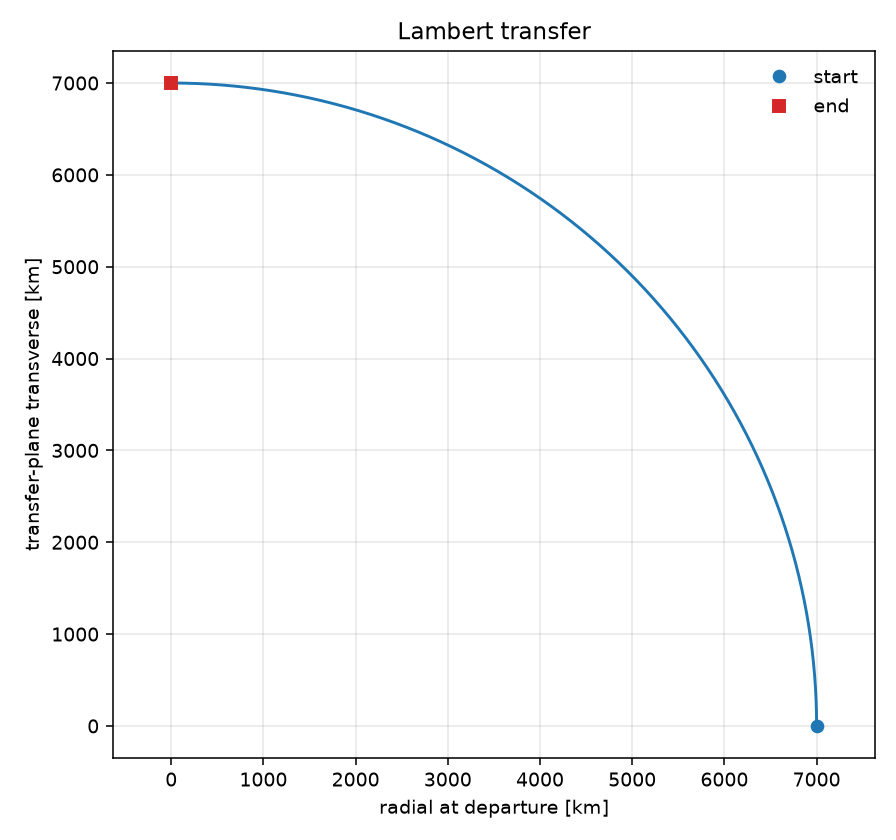

This chart was generated by the following Python code:
#!/usr/bin/env python3
"""Single-revolution Lambert transfer between two position vectors.

lambert_geometric_parameter, stumpff_c_elliptic, stumpff_s_elliptic,
stumpff_c_hyperbolic, stumpff_s_hyperbolic, lambert_y_parameter,
lambert_time_of_flight, lagrange_f, lagrange_g, and lagrange_gdot
build the universal-variable residual. The root is found numerically.
semimajor_axis_from_state, eccentricity_from_energy, and
parameter_from_angular_momentum describe the conic.
"""

from __future__ import annotations

import argparse
import json
import math
import sys
import tempfile
from pathlib import Path

CHECK_TOL = 1e-6
G0 = 9.80665
R0_EARTH = 6.3742e6
SKILL_DIR = Path(__file__).resolve().parent
PLOT_TITLE = "Lambert transfer"
Z_MIN = -40.0
Z_MAX = (2.0 * math.pi) ** 2 * (1.0 - 1e-8)
N_PROP = 160

Vec = tuple[float, float, float]

ASSUMPTIONS = (
    "two-body inverse-square gravity; one revolution; "
    "lambert_geometric_parameter A = sin(dth)*sqrt(r1*r2/(1-cos(dth))); "
    "stumpff_c_elliptic, stumpff_s_elliptic, stumpff_c_hyperbolic, stumpff_s_hyperbolic; "
    "lambert_y_parameter and lambert_time_of_flight; "
    "lagrange_f, lagrange_g, lagrange_gdot, and lambert_velocity_from_lagrange; "
    "semimajor_axis_from_state, eccentricity_from_energy, parameter_from_angular_momentum; "
    "short way is the transfer angle at most pi; long way is the supplement through 2*pi; "
    "a 180 degree chord uses the fixed parameter p = 2*r1*r2/(r1+r2) and an elliptic root; "
    "the 180 degree plane normal is r1 cross z, or r1 cross y if those are parallel; "
    "long way flips that normal; "
    "parking delta-v uses a circular velocity in the transfer plane; "
    "multi-revolution branches are not solved; "
    "default mu = g0*R0^2 with g0 = 9.80665 m/s^2 and Earth R0 = 6.3742e6 m"
)


def print_kv(key: str, value: object) -> None:
    if isinstance(value, float):
        text = f"{value:.8g}"
    else:
        text = str(value)
    print(f"{key}: {text}")


def close(actual: float, expected: float, tol: float = CHECK_TOL) -> bool:
    scale = max(abs(expected), 1.0)
    return abs(actual - expected) <= tol * scale


def add(a: Vec, b: Vec) -> Vec:
    return (a[0] + b[0], a[1] + b[1], a[2] + b[2])


def sub(a: Vec, b: Vec) -> Vec:
    return (a[0] - b[0], a[1] - b[1], a[2] - b[2])


def scale(a: Vec, factor: float) -> Vec:
    return (a[0] * factor, a[1] * factor, a[2] * factor)


def dot(a: Vec, b: Vec) -> float:
    return a[0] * b[0] + a[1] * b[1] + a[2] * b[2]


def cross(a: Vec, b: Vec) -> Vec:
    return (
        a[1] * b[2] - a[2] * b[1],
        a[2] * b[0] - a[0] * b[2],
        a[0] * b[1] - a[1] * b[0],
    )


def norm(a: Vec) -> float:
    return math.sqrt(dot(a, a))


def unit(a: Vec) -> Vec:
    length = norm(a)
    if length == 0.0:
        raise ValueError("a zero vector has no direction")
    return scale(a, 1.0 / length)


def stumpff(z: float) -> tuple[float, float]:
    if abs(z) < 1.0e-4:
        c_val = 0.5 - z / 24.0 + z * z / 720.0
        s_val = 1.0 / 6.0 - z / 120.0 + z * z / 5040.0
        return c_val, s_val
    if z > 0.0:
        root = math.sqrt(z)
        return (1.0 - math.cos(root)) / z, (root - math.sin(root)) / (root**3)
    root = math.sqrt(-z)
    cosh = math.cosh(root)
    sinh = math.sinh(root)
    return (cosh - 1.0) / (-z), (sinh - root) / (root**3)


def y_parameter(z: float, r1: float, r2: float, geometric: float) -> tuple[float, float, float] | None:
    c_val, s_val = stumpff(z)
    if c_val <= 0.0:
        return None
    y_val = r1 + r2 + geometric * (z * s_val - 1.0) / math.sqrt(c_val)
    if y_val <= 0.0:
        return None
    return y_val, c_val, s_val


def time_of_flight(z: float, r1: float, r2: float, geometric: float, mu: float) -> float | None:
    packed = y_parameter(z, r1, r2, geometric)
    if packed is None:
        return None
    y_val, c_val, s_val = packed
    return ((y_val / c_val) ** 1.5 * s_val + geometric * math.sqrt(y_val)) / math.sqrt(mu)


def bisect(func, lo: float, hi: float, y_lo: float) -> float:
    for _ in range(80):
        mid = 0.5 * (lo + hi)
        value = func(mid)
        if value is None:
            hi = mid
            continue
        if y_lo * value <= 0.0:
            hi = mid
        else:
            lo = mid
            y_lo = value
    return 0.5 * (lo + hi)


def find_universal_z(r1: float, r2: float, geometric: float, mu: float, tof: float) -> float:
    samples: list[tuple[float, float]] = []
    for index in range(160):
        z_val = Z_MIN + (Z_MAX - Z_MIN) * index / 159.0
        flight = time_of_flight(z_val, r1, r2, geometric, mu)
        if flight is not None and math.isfinite(flight):
            samples.append((z_val, flight - tof))
    for (z0, y0), (z1, y1) in zip(samples, samples[1:]):
        if y0 == 0.0:
            return z0
        if y0 * y1 < 0.0:
            return bisect(lambda z_val: _residual(z_val, r1, r2, geometric, mu, tof), z0, z1, y0)
    raise ValueError("time of flight is outside the single-revolution range")


def _residual(z_val: float, r1: float, r2: float, geometric: float, mu: float, tof: float) -> float | None:
    flight = time_of_flight(z_val, r1, r2, geometric, mu)
    if flight is None:
        return None
    return flight - tof


def collinear_normal(r1: Vec, way: str) -> Vec:
    normal = cross(r1, (0.0, 0.0, 1.0))
    if norm(normal) < 1.0e-8 * norm(r1):
        normal = cross(r1, (0.0, 1.0, 0.0))
    if way == "long":
        normal = scale(normal, -1.0)
    return unit(normal)


def elliptic_half_tof(eccentricity: float, r1: float, r2: float, mu: float) -> float:
    parameter = 2.0 * r1 * r2 / (r1 + r2)
    kappa = (parameter / 2.0) * (1.0 / r1 - 1.0 / r2)
    semimajor = parameter / (1.0 - eccentricity * eccentricity)
    cos1 = max(-1.0, min(1.0, kappa / eccentricity))
    sin1 = math.sqrt(max(0.0, 1.0 - cos1 * cos1))

    def anomaly(cos_nu: float, sin_nu: float) -> float:
        denom = 1.0 + eccentricity * cos_nu
        sin_e = sin_nu * math.sqrt(1.0 - eccentricity * eccentricity) / denom
        cos_e = (eccentricity + cos_nu) / denom
        return math.atan2(sin_e, cos_e)

    first = anomaly(cos1, sin1)
    second = anomaly(-cos1, -sin1)
    if second <= first:
        second += 2.0 * math.pi
    mean = (second - eccentricity * math.sin(second)) - (first - eccentricity * math.sin(first))
    return math.sqrt(semimajor**3 / mu) * mean


def solve_collinear(r1: Vec, r2: Vec, tof: float, mu: float, way: str) -> tuple[Vec, Vec, float]:
    r1n, r2n = norm(r1), norm(r2)
    parameter = 2.0 * r1n * r2n / (r1n + r2n)
    kappa = (parameter / 2.0) * (1.0 / r1n - 1.0 / r2n)
    e_min = max(abs(kappa), 1.0e-8)
    if e_min >= 1.0:
        raise ValueError("the 180 degree chord has no elliptic solution")
    target_min = elliptic_half_tof(e_min, r1n, r2n, mu)
    if close(tof, target_min, 1e-8):
        eccentricity = e_min
    else:
        samples = []
        for index in range(1, 80):
            eccentricity = e_min + (0.999 - e_min) * index / 79.0
            samples.append((eccentricity, elliptic_half_tof(eccentricity, r1n, r2n, mu) - tof))
        eccentricity = None
        chain = [(e_min, target_min - tof)] + samples
        for (e0, y0), (e1, y1) in zip(chain, chain[1:]):
            if y0 == 0.0:
                eccentricity = e0
                break
            if y0 * y1 < 0.0:
                eccentricity = bisect(
                    lambda ecc: elliptic_half_tof(ecc, r1n, r2n, mu) - tof,
                    e0,
                    e1,
                    y0,
                )
                break
        if eccentricity is None:
            raise ValueError("time of flight is outside the single-revolution elliptic range for a 180 degree chord")
    specific_h = math.sqrt(mu * parameter)
    cos1 = max(-1.0, min(1.0, kappa / eccentricity))
    sin1 = math.sqrt(max(0.0, 1.0 - cos1 * cos1))
    normal = collinear_normal(r1, way)
    r1_hat = unit(r1)
    r2_hat = unit(r2)
    t1 = cross(normal, r1_hat)
    t2 = cross(normal, r2_hat)
    v1 = add(scale(r1_hat, mu / specific_h * eccentricity * sin1), scale(t1, specific_h / r1n))
    v2 = add(scale(r2_hat, mu / specific_h * eccentricity * (-sin1)), scale(t2, specific_h / r2n))
    return v1, v2, eccentricity


def transfer_angle(r1: Vec, r2: Vec, way: str) -> float:
    cosine = dot(r1, r2) / (norm(r1) * norm(r2))
    cosine = max(-1.0, min(1.0, cosine))
    short = math.acos(cosine)
    return short if way == "short" else 2.0 * math.pi - short


def velocities(r1: Vec, r2: Vec, tof: float, mu: float, way: str) -> tuple[Vec, Vec]:
    if tof <= 0.0 or not math.isfinite(tof):
        raise ValueError("time of flight must be finite and > 0")
    if mu <= 0.0 or not math.isfinite(mu):
        raise ValueError("mu must be finite and > 0")
    r1n, r2n = norm(r1), norm(r2)
    if r1n == 0.0 or r2n == 0.0:
        raise ValueError("position vectors must be nonzero")
    angle = transfer_angle(r1, r2, way)
    if angle < 1.0e-4 or 2.0 * math.pi - angle < 1.0e-4:
        raise ValueError("transfer angle is too small")
    if abs(math.sin(angle)) < 1.0e-8:
        v1, v2, _ = solve_collinear(r1, r2, tof, mu, way)
        return v1, v2
    geometric = math.sin(angle) * math.sqrt(r1n * r2n / (1.0 - math.cos(angle)))
    z_root = find_universal_z(r1n, r2n, geometric, mu, tof)
    packed = y_parameter(z_root, r1n, r2n, geometric)
    if packed is None:
        raise ValueError("the universal-variable root has no positive y")
    y_val, _, _ = packed
    lagrange_f = 1.0 - y_val / r1n
    lagrange_g = geometric * math.sqrt(y_val / mu)
    lagrange_gdot = 1.0 - y_val / r2n
    if abs(lagrange_g) < 1.0e-9:
        raise ValueError("Lagrange g vanished")
    v1 = scale(sub(r2, scale(r1, lagrange_f)), 1.0 / lagrange_g)
    v2 = scale(sub(scale(r2, lagrange_gdot), r1), 1.0 / lagrange_g)
    return v1, v2


def conic(r_vec: Vec, v_vec: Vec, mu: float) -> dict[str, float | str]:
    radius = norm(r_vec)
    speed = norm(v_vec)
    energy = speed * speed / 2.0 - mu / radius
    semimajor = mu * radius / (2.0 * mu - radius * speed * speed)
    specific_h = norm(cross(r_vec, v_vec))
    parameter = specific_h**2 / mu
    eccentricity = math.sqrt(max(0.0, 1.0 + 2.0 * energy * specific_h**2 / mu**2))
    scale_energy = mu / radius
    if energy < -1.0e-8 * scale_energy:
        kind = "ellipse"
    elif energy > 1.0e-8 * scale_energy:
        kind = "hyperbola"
    else:
        kind = "parabola"
    return {
        "a_m": semimajor,
        "e": eccentricity,
        "p_m": parameter,
        "energy_m2_s2": energy,
        "energy_class": kind,
    }


def parking_delta(v_vec: Vec, r_vec: Vec, speed: float) -> Vec:
    if speed <= 0.0 or not math.isfinite(speed):
        raise ValueError("a parking speed must be finite and > 0")
    normal = unit(cross(r_vec, v_vec))
    tangential = cross(normal, unit(r_vec))
    return sub(v_vec, scale(tangential, speed))


def propagate(r_vec: Vec, v_vec: Vec, tof: float, mu: float) -> list[Vec]:
    state_r, state_v = r_vec, v_vec
    dt = tof / N_PROP
    points = [state_r]
    for _ in range(N_PROP):
        def deriv(rr: Vec, vv: Vec) -> tuple[Vec, Vec]:
            return vv, scale(rr, -mu / norm(rr) ** 3)

        k1r, k1v = deriv(state_r, state_v)
        k2r, k2v = deriv(add(state_r, scale(k1r, dt / 2.0)), add(state_v, scale(k1v, dt / 2.0)))
        k3r, k3v = deriv(add(state_r, scale(k2r, dt / 2.0)), add(state_v, scale(k2v, dt / 2.0)))
        k4r, k4v = deriv(add(state_r, scale(k3r, dt)), add(state_v, scale(k3v, dt)))
        state_r = add(state_r, scale(add(add(k1r, scale(k2r, 2.0)), add(scale(k3r, 2.0), k4r)), dt / 6.0))
        state_v = add(state_v, scale(add(add(k1v, scale(k2v, 2.0)), add(scale(k3v, 2.0), k4v)), dt / 6.0))
        points.append(state_r)
    return points


def solve(r1: Vec, r2: Vec, tof: float, mu: float, way: str, v1circ: float | None, v2circ: float | None) -> dict[str, object]:
    v1, v2 = velocities(r1, r2, tof, mu, way)
    elements = conic(r1, v1, mu)
    result: dict[str, object] = {
        "way": way,
        "tof_s": tof,
        "mu_m3_s2": mu,
        "r1x_m": r1[0],
        "r1y_m": r1[1],
        "r1z_m": r1[2],
        "r2x_m": r2[0],
        "r2y_m": r2[1],
        "r2z_m": r2[2],
        "v1x_m_s": v1[0],
        "v1y_m_s": v1[1],
        "v1z_m_s": v1[2],
        "v2x_m_s": v2[0],
        "v2y_m_s": v2[1],
        "v2z_m_s": v2[2],
        "path_m": propagate(r1, v1, tof, mu),
    }
    result.update(elements)
    if v1circ is not None:
        delta = parking_delta(v1, r1, v1circ)
        result["dv1_m_s"] = norm(delta)
        result["dv1_vec"] = delta
    if v2circ is not None:
        delta = parking_delta(v2, r2, v2circ)
        result["dv2_m_s"] = norm(delta)
        result["dv2_vec"] = delta
    return result


def emit(result: dict[str, object], graph: Path, html: Path | None, mu_source: str) -> None:
    print_kv("assumptions", ASSUMPTIONS)
    print_kv("mu_source", mu_source)
    for key in (
        "way",
        "tof_s",
        "mu_m3_s2",
        "v1x_m_s",
        "v1y_m_s",
        "v1z_m_s",
        "v2x_m_s",
        "v2y_m_s",
        "v2z_m_s",
        "a_m",
        "e",
        "p_m",
        "energy_m2_s2",
        "energy_class",
        "dv1_m_s",
        "dv2_m_s",
    ):
        if key in result:
            print_kv(key, result[key])
    print_kv("graph", str(graph))
    if html is not None:
        print_kv("viewer", str(html))


_OP = None


def op_mod():
    """OrbitalParameters drawing helpers. This skill does not call that program's run()."""
    global _OP
    if _OP is None:
        folder = str(SKILL_DIR.parent / "ASTRO - OrbitalParameters")
        if folder not in sys.path:
            sys.path.insert(0, folder)
        import orbital_parameters as imported

        _OP = imported
    return _OP


def coast_state(leg: dict[str, object]) -> tuple[Vec, Vec]:
    """Position in metres and velocity in m/s at the start of a coast leg."""
    nu = float(leg["nu0"])
    radius = float(leg["p"]) / (1.0 + float(leg["e"]) * math.cos(nu))
    argument = float(leg["omega"]) + nu
    position = perifocal_point(radius, nu, float(leg["i"]), float(leg["Omega"]), float(leg["omega"]))
    vr = (float(leg["h"]) * float(leg["e"]) / float(leg["p"])) * math.sin(nu)
    vp = float(leg["h"]) / radius
    omega_node = float(leg["Omega"])
    inclination = float(leg["i"])
    velocity = (
        (vr / radius) * position[0]
        - vp * (math.cos(omega_node) * math.sin(argument) + math.sin(omega_node) * math.cos(inclination) * math.cos(argument)),
        (vr / radius) * position[1]
        + vp * (-math.sin(omega_node) * math.sin(argument) + math.cos(omega_node) * math.cos(inclination) * math.cos(argument)),
        (vr / radius) * position[2] + vp * math.sin(inclination) * math.cos(argument),
    )
    return position, velocity


def epoch_state(payload: dict[str, object]) -> tuple[list[float], Vec, str]:
    """Spacecraft kilometres, velocity, and readout label at the viewer's first frame."""
    sequence = payload["sequence"]
    leg = sequence[0]
    label = str(leg.get("label") or leg.get("kind") or "")
    if leg["kind"] == "path":
        samples = leg["samples_km"]
        craft = [float(samples[0][0]), float(samples[0][1]), float(samples[0][2])]
        if len(samples) > 1:
            velocity = (
                float(samples[1][0]) - craft[0],
                float(samples[1][1]) - craft[1],
                float(samples[1][2]) - craft[2],
            )
        else:
            velocity = (0.0, 1.0, 0.0)
        return craft, velocity, label
    if leg["kind"] == "burn":
        burn = payload["burns"][int(leg["burn"])]
        craft = [float(burn["km"][0]), float(burn["km"][1]), float(burn["km"][2])]
        velocity = tuple(float(component) for component in leg.get("v_from") or burn["dv_m_s"])
        return craft, velocity, label
    position, velocity = coast_state(leg)
    return [position[0] / 1000.0, position[1] / 1000.0, position[2] / 1000.0], velocity, label


def _draw_polylines(
    ax: object,
    polylines: list,
    color: str,
    outward: tuple[float, float, float],
    radius_km: float,
    near_width: float,
    far_width: float,
    alpha: float = 1.0,
) -> None:
    op = op_mod()
    for polyline in polylines:
        if len(polyline) < 2:
            continue
        hidden = [
            op.behind_planet(x, y, z, outward[0], outward[1], outward[2], radius_km) for x, y, z in polyline
        ]
        near_strokes, far_strokes = op.split_orbit_strokes(polyline, hidden)
        for stroke in far_strokes:
            xs, ys, zs = zip(*stroke)
            ax.plot(
                xs,
                ys,
                zs,
                color=color,
                linewidth=far_width,
                linestyle=(0, (1.8, 1.9)),
                alpha=alpha * 0.65,
                zorder=6,
                solid_capstyle="round",
            )
        for stroke in near_strokes:
            xs, ys, zs = zip(*stroke)
            ax.plot(
                xs,
                ys,
                zs,
                color=color,
                linewidth=near_width,
                alpha=alpha,
                zorder=8,
                solid_capstyle="round",
            )


def write_plot(path: Path, payload: dict[str, object]) -> None:
    """Still PNG of the viewer scene at the first playback frame."""
    from types import SimpleNamespace

    from matplotlib.ticker import MaxNLocator

    op = op_mod()
    plt = op.ensure_matplotlib()
    palette = payload["palette"]
    planet = SimpleNamespace(
        elev_deg=payload["elev_deg"],
        azim_deg=payload["azim_deg"],
        roll_deg=payload["roll_deg"],
        planet_segments_u=payload["planet_segments_u"],
        planet_segments_v=payload["planet_segments_v"],
        equatorial_radius_km=payload["equatorial_radius_km"],
        polar_radius_km=payload["polar_radius_km"],
        planet_opacity=payload["planet_opacity"],
    )
    fig = plt.figure(figsize=(10.2, 7.9), facecolor="white")
    ax = fig.add_subplot(111, projection="3d")
    try:
        ax.set_proj_type("ortho")
    except AttributeError:
        pass
    ax.computed_zorder = False

    ring = payload["ring_km"]
    if len(ring) > 1:
        xs, ys, zs = zip(*ring)
        ax.plot(xs, ys, zs, color=palette["equator"], linewidth=1.25, zorder=1, solid_capstyle="round")
    for spoke in payload["spokes_km"]:
        xs, ys, zs = zip(*spoke)
        ax.plot(xs, ys, zs, color=palette["equator_spoke"], linewidth=0.9, zorder=1)

    xs, ys, zs, rgba = op._planet_arrays(planet)
    surface = ax.plot_surface(
        xs,
        ys,
        zs,
        facecolors=rgba,
        shade=False,
        linewidth=0,
        antialiased=False,
        rstride=1,
        cstride=1,
        zorder=3,
    )
    surface.set_zorder(3)
    surface.set_linewidth(0.0)
    surface.set_edgecolor((0.0, 0.0, 0.0, 0.0))
    equator = payload["equator_km"]
    if len(equator) > 1:
        ex, ey, ez = zip(*equator)
        ax.plot(ex, ey, ez, color=palette["equator_limb"], linewidth=0.95, zorder=4)

    for axis in payload["axes"]:
        tip = axis["tip_km"]
        label_at = axis["label_km"]
        ax.plot(
            [0.0, tip[0]],
            [0.0, tip[1]],
            [0.0, tip[2]],
            color=palette["axis"],
            linewidth=1.2,
            zorder=4,
            solid_capstyle="round",
        )
        ax.text(label_at[0], label_at[1], label_at[2], axis["label"], color=palette["axis"], fontsize=9)

    _right, _up, outward = op.view_basis(payload["elev_deg"], payload["azim_deg"], payload["roll_deg"])
    radius_km = float(payload["equatorial_radius_km"])
    active = str(payload["sequence"][0].get("layer") or "")
    layers = list(payload["layers"])
    layers.sort(key=lambda layer: layer["id"] == active)
    for layer in layers:
        hot = layer["id"] == active
        _draw_polylines(
            ax,
            layer["polylines"],
            layer["color"],
            outward,
            radius_km,
            2.8 if hot else 2.2,
            1.65 if hot else 1.3,
            1.0 if hot else 0.38,
        )

    craft, velocity, phase = epoch_state(payload)
    ax.plot(
        [0.0, craft[0]],
        [0.0, craft[1]],
        [0.0, craft[2]],
        color=palette["radius"],
        linewidth=1.15,
        zorder=5,
        solid_capstyle="round",
    )
    if norm(velocity) > 0.0:
        ax.quiver(
            craft[0],
            craft[1],
            craft[2],
            velocity[0],
            velocity[1],
            velocity[2],
            length=float(payload["velocity_length_km"]),
            normalize=True,
            color=palette["velocity"],
            arrow_length_ratio=0.18,
            linewidth=1.35,
        )
    arrow_length = float(payload["velocity_length_km"]) * 1.65
    for burn in payload["burns"]:
        dv = burn["dv_m_s"]
        if norm((float(dv[0]), float(dv[1]), float(dv[2]))) <= 0.0:
            continue
        ax.quiver(
            burn["km"][0],
            burn["km"][1],
            burn["km"][2],
            dv[0],
            dv[1],
            dv[2],
            length=arrow_length,
            normalize=True,
            color=burn["color"],
            arrow_length_ratio=0.22,
            linewidth=2.2,
        )

    for marker in payload["markers"]:
        if marker["id"] == "spacecraft":
            continue
        ax.scatter(
            [marker["km"][0]],
            [marker["km"][1]],
            [marker["km"][2]],
            color=marker["color"],
            s=78,
            marker="s" if marker["shape"] == "square" else "o",
            depthshade=False,
            edgecolors="white",
            linewidths=1.15,
            zorder=9,
        )
    craft_marker = next(marker for marker in payload["markers"] if marker["id"] == "spacecraft")
    ax.scatter(
        [craft[0]],
        [craft[1]],
        [craft[2]],
        color=craft_marker["color"],
        s=88,
        marker="o",
        depthshade=False,
        edgecolors="white",
        linewidths=1.2,
        zorder=10,
    )

    limit = float(payload["limit_km"])
    ax.set_xlim(-limit, limit)
    ax.set_ylim(-limit, limit)
    ax.set_zlim(-limit, limit)
    try:
        ax.set_box_aspect((1.0, 1.0, 1.0), zoom=1.38)
    except TypeError:
        try:
            ax.set_box_aspect((1.0, 1.0, 1.0))
        except AttributeError:
            pass
    except AttributeError:
        pass
    ax.set_xlabel("X (km)", labelpad=7, fontsize=10, color=palette["text"])
    ax.set_ylabel("Y (km)", labelpad=7, fontsize=10, color=palette["text"])
    ax.set_zlabel("Z (km)", labelpad=6, fontsize=10, color=palette["text"])
    ax.set_title(str(payload["title"]), pad=8, fontsize=15, color=palette["text"])
    ax.tick_params(labelsize=8, pad=1, colors="#5d6d7e")
    ax.xaxis.set_major_locator(MaxNLocator(nbins=4))
    ax.yaxis.set_major_locator(MaxNLocator(nbins=4))
    ax.zaxis.set_major_locator(MaxNLocator(nbins=4))
    op.apply_matplotlib_view(ax, payload["elev_deg"], payload["azim_deg"], payload["roll_deg"])
    for axis in (ax.xaxis, ax.yaxis, ax.zaxis):
        axis.pane.set_facecolor(palette["pane"])
        axis.pane.set_edgecolor("#d5d8dc")
        axis.pane.set_alpha(0.55)
    ax.grid(False)
    ax.text2D(
        0.0,
        -0.02,
        f"elev {float(payload['elev_deg']):.4g}°    azim {float(payload['azim_deg']):.4g}°    {phase}",
        transform=ax.transAxes,
        fontsize=9,
        color=palette["caption"],
    )
    handles = [
        op._legend_handle(op.LegendEntry(entry["label"], entry["swatch"], entry["color"], entry["edge"]))
        for entry in payload["legend"]
    ]
    legend = ax.legend(
        handles=handles,
        loc="center left",
        bbox_to_anchor=(1.02, 0.5),
        fontsize=8.5,
        framealpha=0.96,
        borderaxespad=0.2,
        handlelength=1.6,
        labelspacing=0.45,
    )
    frame = legend.get_frame()
    frame.set_facecolor("white")
    frame.set_edgecolor("#d5d8dc")
    frame.set_linewidth(0.6)
    fig.subplots_adjust(left=0.0, right=0.78, bottom=0.04, top=0.94)
    path.parent.mkdir(parents=True, exist_ok=True)
    try:
        fig.savefig(path, dpi=170, bbox_inches="tight", pad_inches=0.22, facecolor="white")
    except OSError as exc:
        plt.close(fig)
        raise ValueError(f"could not write the plot: {exc}") from exc
    plt.close(fig)


PALETTE = {
    "planet": "#c5ddef",
    "planet_edge": "#1a5276",
    "equator": "#7eb6e0",
    "equator_spoke": "#a9d2ef",
    "equator_limb": "#1a5276",
    "orbit": "#1a5276",
    "radius": "#922b21",
    "velocity": "#2471a3",
    "craft": "#c0392b",
    "axis": "#1a5276",
    "text": "#1b2631",
    "caption": "#34495e",
    "pane": "#f7f9fb",
    "dv": "#e67e22",
    "transfer": "#c0392b",
    "arrive": "#1a5276",
    "depart": "#1a5276",
}
VIEW_ELEV_DEG = 20.0
VIEW_AZIM_DEG = 35.0
F_EARTH = 1.0 / 298.257
COAST_WALL_S = 8.0
BURN_WALL_S = 2.4
PARK_WALL_S = 3.6
ARRIVE_WALL_S = 11.0


def _km(point: Vec) -> list[float]:
    return [point[0] / 1000.0, point[1] / 1000.0, point[2] / 1000.0]


def _true_anomaly(reference: Vec, position: Vec, h_hat: Vec) -> float:
    return math.atan2(dot(cross(reference, position), h_hat), dot(reference, position))


def orbit_frame(r_vec: Vec, v_vec: Vec, mu: float) -> dict[str, float]:
    h_vec = cross(r_vec, v_vec)
    h_mag = norm(h_vec)
    h_hat = scale(h_vec, 1.0 / h_mag)
    radius = norm(r_vec)
    e_vec = sub(scale(r_vec, dot(v_vec, v_vec) / mu - 1.0 / radius), scale(v_vec, dot(r_vec, v_vec) / mu))
    eccentricity = norm(e_vec)
    inclination = math.acos(max(-1.0, min(1.0, h_hat[2])))
    node = cross((0.0, 0.0, 1.0), h_vec)
    if norm(node) < 1.0e-10 * h_mag:
        omega_node = 0.0
        reference = e_vec if eccentricity > 1.0e-8 else (1.0, 0.0, 0.0)
        argument = _true_anomaly((1.0, 0.0, 0.0), reference, h_hat) if eccentricity > 1.0e-8 else 0.0
    else:
        omega_node = math.atan2(node[1], node[0])
        argument = 0.0 if eccentricity <= 1.0e-8 else _true_anomaly(node, e_vec, h_hat)
        reference = e_vec if eccentricity > 1.0e-8 else node
    if eccentricity <= 1.0e-8:
        reference = node if norm(node) >= 1.0e-10 * h_mag else (1.0, 0.0, 0.0)
        argument = 0.0
    true_anomaly = _true_anomaly(reference, r_vec, h_hat)
    return {
        "i": inclination,
        "Omega": omega_node,
        "omega": argument,
        "nu": true_anomaly,
        "h": h_mag,
        "e": eccentricity,
    }


def perifocal_point(radius: float, angle: float, inclination: float, omega_node: float, argument: float) -> Vec:
    argument_of_latitude = argument + angle
    return (
        radius
        * (
            math.cos(omega_node) * math.cos(argument_of_latitude)
            - math.sin(omega_node) * math.cos(inclination) * math.sin(argument_of_latitude)
        ),
        radius
        * (
            math.sin(omega_node) * math.cos(argument_of_latitude)
            + math.cos(omega_node) * math.cos(inclination) * math.sin(argument_of_latitude)
        ),
        radius * math.sin(inclination) * math.sin(argument_of_latitude),
    )


def conic_polyline(frame: dict[str, float], count: int = 361) -> list[list[float]]:
    eccentricity = frame["e"]
    parameter = frame["p"]
    points: list[list[float]] = []
    for index in range(count):
        anomaly = 2.0 * math.pi * index / (count - 1)
        if eccentricity >= 1.0:
            break
        denominator = 1.0 + eccentricity * math.cos(anomaly)
        if denominator <= 1.0e-8:
            continue
        radius = parameter / denominator
        point = perifocal_point(radius, anomaly, frame["i"], frame["Omega"], frame["omega"])
        points.append(_km(point))
    return points


def circle_polyline(radius: float, radial: Vec, tangential: Vec, count: int = 361) -> list[list[float]]:
    points: list[list[float]] = []
    for index in range(count):
        angle = 2.0 * math.pi * index / (count - 1)
        point = add(scale(radial, radius * math.cos(angle)), scale(tangential, radius * math.sin(angle)))
        points.append(_km(point))
    return points


def central_body(mu: float, inner_radius: float) -> tuple[float, bool]:
    earth_mu = G0 * R0_EARTH**2
    if math.isclose(mu, earth_mu, rel_tol=1.0e-6):
        return R0_EARTH, True
    guessed = math.sqrt(max(mu, 0.0) / G0)
    if 0.0 < guessed < 0.98 * inner_radius:
        return guessed, math.isclose(guessed, R0_EARTH, rel_tol=1.0e-4)
    return 0.42 * inner_radius, False


def scene_payload(result: dict[str, object]) -> dict[str, object]:
    r1 = (float(result["r1x_m"]), float(result["r1y_m"]), float(result["r1z_m"]))
    r2 = (float(result["r2x_m"]), float(result["r2y_m"]), float(result["r2z_m"]))
    v1 = (float(result["v1x_m_s"]), float(result["v1y_m_s"]), float(result["v1z_m_s"]))
    v2 = (float(result["v2x_m_s"]), float(result["v2y_m_s"]), float(result["v2z_m_s"]))
    mu = float(result["mu_m3_s2"])
    frame = orbit_frame(r1, v1, mu)
    frame["p"] = float(result["p_m"])
    frame["e"] = float(result["e"])
    h_hat = unit(cross(r1, v1))
    chord_sine = dot(cross(r1, r2), h_hat) / (norm(r1) * norm(r2))
    chord_cosine = dot(r1, r2) / (norm(r1) * norm(r2))
    span = math.atan2(max(-1.0, min(1.0, chord_sine)), max(-1.0, min(1.0, chord_cosine)))
    if result["way"] == "long" and abs(abs(span) - math.pi) > 1.0e-4:
        span += -2.0 * math.pi if span > 0.0 else 2.0 * math.pi
    nu0 = frame["nu"]
    body_radius, earth = central_body(mu, min(norm(r1), norm(r2)))
    outer = max(norm(r1), norm(r2), body_radius, abs(float(result["a_m"])))
    if float(result["e"]) < 1.0:
        periapsis = frame["p"] / (1.0 + float(result["e"]))
        apoapsis = frame["p"] / max(1.0e-8, 1.0 - float(result["e"]))
        outer = max(outer, apoapsis)
    span_m = max(body_radius, outer)
    limit_m = 1.16 * span_m
    axis_len = min(max(1.35 * body_radius, 0.42 * span_m), 0.72 * span_m)
    ring_r = min(1.22 * body_radius, 0.98 * span_m)
    flattening = F_EARTH if earth else 0.0
    angles = [2.0 * math.pi * index / 180.0 for index in range(181)]
    ring = [[ring_r * math.cos(angle) / 1000.0, ring_r * math.sin(angle) / 1000.0, 0.0] for angle in angles]
    equator = [
        [body_radius * math.cos(angle) / 1000.0, body_radius * math.sin(angle) / 1000.0, 0.0] for angle in angles
    ]
    spokes: list[list[list[float]]] = []
    inner = min(body_radius, ring_r)
    if ring_r > inner * (1.0 + 1.0e-6):
        for spoke in range(8):
            angle = spoke * math.pi / 8.0
            spokes.append(
                [
                    [inner * math.cos(angle) / 1000.0, inner * math.sin(angle) / 1000.0, 0.0],
                    [ring_r * math.cos(angle) / 1000.0, ring_r * math.sin(angle) / 1000.0, 0.0],
                ]
            )
    axes = [
        {"label": "X", "tip_km": [axis_len / 1000.0, 0.0, 0.0], "label_km": [axis_len * 1.08 / 1000.0, 0.0, 0.0]},
        {"label": "Y", "tip_km": [0.0, axis_len / 1000.0, 0.0], "label_km": [0.0, axis_len * 1.08 / 1000.0, 0.0]},
        {"label": "Z", "tip_km": [0.0, 0.0, axis_len / 1000.0], "label_km": [0.0, 0.0, axis_len * 1.08 / 1000.0]},
    ]
    if result["energy_class"] == "ellipse":
        transfer_line = conic_polyline(frame)
    else:
        transfer_line = [_km(point) for point in result["path_m"]]
    layers = [
        {"id": "transfer", "color": PALETTE["transfer"], "faded": False, "polylines": [transfer_line]},
    ]
    normal = unit(cross(r1, v1))
    if "dv1_vec" in result:
        layers.insert(
            0,
            {
                "id": "depart",
                "color": PALETTE["depart"],
                "faded": True,
                "polylines": [circle_polyline(norm(r1), unit(r1), cross(normal, unit(r1)))],
            },
        )
    if "dv2_vec" in result:
        layers.append(
            {
                "id": "arrive",
                "color": PALETTE["arrive"],
                "faded": True,
                "polylines": [circle_polyline(norm(r2), unit(r2), cross(normal, unit(r2)))],
            }
        )
    depart_km = _km(r1)
    arrive_km = _km(r2)
    markers = [
        {"id": "departure", "label": "departure", "shape": "square", "color": "#27ae60", "km": depart_km},
        {"id": "arrival", "label": "arrival", "shape": "circle", "color": PALETTE["arrive"], "km": arrive_km},
        {"id": "spacecraft", "label": "spacecraft", "shape": "circle", "color": PALETTE["craft"], "km": depart_km},
    ]
    def circle_coast(radius: float, omega: float, nu_start: float, nu_end: float, wall: float, layer: str, label: str) -> dict[str, object]:
        return {
            "kind": "coast",
            "label": label,
            "layer": layer,
            "wall_s": wall,
            "direct": True,
            "a": radius,
            "e": 0.0,
            "i": frame["i"],
            "Omega": frame["Omega"],
            "omega": omega,
            "p": radius,
            "h": math.sqrt(mu * radius),
            "mu": mu,
            "nu0": nu_start,
            "nu1": nu_end,
        }

    def burn_leg(
        index: int,
        label: str,
        layer: str,
        place: Vec,
        v_from: Vec,
        v_to: Vec,
        from_layer: str,
        to_layer: str,
    ) -> dict[str, object]:
        return {
            "kind": "burn",
            "label": label,
            "layer": layer,
            "wall_s": BURN_WALL_S,
            "burn": index,
            "r_m": [place[0], place[1], place[2]],
            "v_from": [v_from[0], v_from[1], v_from[2]],
            "v_to": [v_to[0], v_to[1], v_to[2]],
            "mu": mu,
            "from_layer": from_layer,
            "to_layer": to_layer,
        }

    burns = []
    sequence: list[dict[str, object]] = []
    if "dv1_vec" in result:
        v_depart = sub(v1, result["dv1_vec"])
        burns.append(
            {
                "km": depart_km,
                "dv_m_s": [v1[0] - v_depart[0], v1[1] - v_depart[1], v1[2] - v_depart[2]],
                "color": PALETTE["dv"],
                "label": "departure burn",
            }
        )
        sequence.append(circle_coast(norm(r1), frame["omega"] + nu0, -0.95, 0.0, PARK_WALL_S, "depart", "departure orbit"))
        sequence.append(burn_leg(0, "departure burn", "transfer", r1, v_depart, v1, "depart", "transfer"))
    if result["energy_class"] == "ellipse":
        sequence.append(
            {
                "kind": "coast",
                "label": "transfer",
                "layer": "transfer",
                "wall_s": COAST_WALL_S,
                "direct": True,
                "a": float(result["a_m"]),
                "e": frame["e"],
                "i": frame["i"],
                "Omega": frame["Omega"],
                "omega": frame["omega"],
                "p": frame["p"],
                "h": frame["h"],
                "mu": mu,
                "nu0": nu0,
                "nu1": nu0 + span,
            }
        )
    else:
        sequence.append(
            {
                "kind": "path",
                "label": "transfer",
                "layer": "transfer",
                "wall_s": COAST_WALL_S,
                "samples_km": [_km(point) for point in result["path_m"]],
            }
        )
    if "dv2_vec" in result:
        v_arrive = sub(v2, result["dv2_vec"])
        burns.append(
            {
                "km": arrive_km,
                "dv_m_s": [v_arrive[0] - v2[0], v_arrive[1] - v2[1], v_arrive[2] - v2[2]],
                "color": PALETTE["dv"],
                "label": "arrival burn",
            }
        )
        sequence.append(burn_leg(len(burns) - 1, "arrival burn", "arrive", r2, v2, v_arrive, "transfer", "arrive"))
        sequence.append(
            circle_coast(norm(r2), frame["omega"] + nu0 + span, 0.0, 2.0 * math.pi, ARRIVE_WALL_S, "arrive", "arrival orbit")
        )
    legend = [
        {"label": "planet", "swatch": "planet", "color": PALETTE["planet"], "edge": PALETTE["planet_edge"]},
    ]
    if "dv1_vec" in result:
        legend.append({"label": "departure orbit", "swatch": "line", "color": PALETTE["depart"], "edge": None})
    legend.append({"label": "transfer", "swatch": "line", "color": PALETTE["transfer"], "edge": None})
    if "dv2_vec" in result:
        legend.append({"label": "arrival orbit", "swatch": "line", "color": PALETTE["arrive"], "edge": None})
    legend.extend(
        [
            {"label": "departure", "swatch": "square", "color": "#27ae60", "edge": None},
            {"label": "arrival", "swatch": "circle", "color": PALETTE["arrive"], "edge": None},
            {"label": "spacecraft", "swatch": "circle", "color": PALETTE["craft"], "edge": None},
        ]
    )
    if burns:
        legend.append({"label": "delta-v", "swatch": "line", "color": PALETTE["dv"], "edge": None})
    return {
        "title": PLOT_TITLE,
        "elev_deg": VIEW_ELEV_DEG,
        "azim_deg": VIEW_AZIM_DEG,
        "roll_deg": 0.0,
        "limit_km": limit_m / 1000.0,
        "axis_length_km": axis_len / 1000.0,
        "equatorial_radius_km": body_radius / 1000.0,
        "polar_radius_km": body_radius * (1.0 - flattening) / 1000.0,
        "flattening": flattening,
        "planet_segments_u": 96,
        "planet_segments_v": 48,
        "planet_opacity": 0.52,
        "ring_km": ring,
        "spokes_km": spokes,
        "equator_km": equator,
        "axes": axes,
        "velocity_length_km": 0.10 * span_m / 1000.0,
        "layers": layers,
        "markers": markers,
        "craft_km": depart_km,
        "burns": burns,
        "legend": legend,
        "palette": PALETTE,
        "sequence": sequence,
    }


def write_viewer_html(path: Path, payload: dict[str, object]) -> None:
    viewer_dir = SKILL_DIR / "viewer"
    try:
        template = (viewer_dir / "template.html").read_text(encoding="utf-8")
        three_source = (viewer_dir / "three.min.js").read_text(encoding="utf-8")
    except OSError as exc:
        raise ValueError(f"could not read the viewer template: {exc}") from exc
    if "</script>" in three_source.lower():
        three_source = three_source.replace("</script>", "<\\/script>").replace("</SCRIPT>", "<\\/SCRIPT>")
    encoded = json.dumps(payload, allow_nan=False, separators=(",", ":")).replace("<", "\\u003c")
    before, placeholder, after = template.partition("__THREE_SOURCE__")
    if not placeholder or "__SCENE_JSON__" not in after:
        raise ValueError("viewer template is missing a placeholder")
    before = before.replace("__TITLE__", PLOT_TITLE).replace("__AXIS_CAPTION__", "X, Y, Z (km)")
    after = (
        after.replace("__TITLE__", PLOT_TITLE)
        .replace("__AXIS_CAPTION__", "X, Y, Z (km)")
        .replace("__SCENE_JSON__", encoded)
    )
    path.parent.mkdir(parents=True, exist_ok=True)
    path.write_text(before + three_source + after, encoding="utf-8")


def fail(message: str) -> int:
    print(f"CHECK FAIL: {message}", file=sys.stderr)
    return 1


def run_check() -> int:
    mu = 1.0
    radius = 1.0
    quarter_tof = (math.pi / 2.0) * math.sqrt(radius**3 / mu)
    quarter = solve((radius, 0.0, 0.0), (0.0, radius, 0.0), quarter_tof, mu, "short", None, None)
    speed = math.sqrt(mu / radius)
    if not close(float(quarter["v1y_m_s"]), speed) or not close(float(quarter["v1x_m_s"]), 0.0):
        return fail("quarter-circle departure velocity is not tangential")
    if not close(float(quarter["v2x_m_s"]), -speed) or not close(float(quarter["v2y_m_s"]), 0.0):
        return fail("quarter-circle arrival velocity is not tangential")
    if quarter["energy_class"] != "ellipse" or not close(float(quarter["e"]), 0.0, 1e-6):
        return fail("quarter-circle transfer is not circular")
    if not close(float(quarter["a_m"]), radius):
        return fail("quarter-circle semimajor axis is not the radius")
    c_val, s_val = stumpff(math.pi**2)
    if not close(c_val, 2.0 / math.pi**2, 1e-12) or not close(s_val, 1.0 / math.pi**2, 1e-12):
        return fail("Stumpff values at pi^2 are wrong")
    mu_e = G0 * R0_EARTH**2
    r_peri = 7000.0e3
    r_apo = 14000.0e3
    semimajor = 0.5 * (r_peri + r_apo)
    hohmann_tof = math.pi * math.sqrt(semimajor**3 / mu_e)
    hohmann = solve((r_peri, 0.0, 0.0), (-r_apo, 0.0, 0.0), hohmann_tof, mu_e, "short", None, None)
    v_peri = math.sqrt(mu_e * (2.0 / r_peri - 1.0 / semimajor))
    v_apo = math.sqrt(mu_e * (2.0 / r_apo - 1.0 / semimajor))
    if not close(float(hohmann["v1z_m_s"]), v_peri, 1e-6) or not close(float(hohmann["v1x_m_s"]), 0.0, 1e-8):
        return fail("180 degree departure speed is not the Hohmann periapsis speed")
    if not close(float(hohmann["v2z_m_s"]), -v_apo, 1e-6):
        return fail("180 degree arrival speed is not the Hohmann apoapsis speed")
    if not close(float(hohmann["e"]), (r_apo - r_peri) / (r_apo + r_peri), 1e-5):
        return fail("180 degree eccentricity is not the Hohmann eccentricity")
    raised = solve(
        (r_peri, 0.0, 0.0),
        (-r_apo, 0.0, 0.0),
        hohmann_tof,
        mu_e,
        "short",
        math.sqrt(mu_e / r_peri),
        math.sqrt(mu_e / r_apo),
    )
    raised_scene = scene_payload(raised)
    labels = [str(leg["label"]) for leg in raised_scene["sequence"]]
    if labels != ["departure orbit", "departure burn", "transfer", "arrival burn", "arrival orbit"]:
        return fail("a parking transfer did not show both burns and both orbits")
    depart = raised_scene["sequence"][0]
    depart_end = perifocal_point(float(depart["p"]), float(depart["nu1"]), float(depart["i"]), float(depart["Omega"]), float(depart["omega"]))
    if not close(depart_end[0], r_peri, 1e-6) or not close(depart_end[1], 0.0, 1e-6):
        return fail("the departure coast does not end on the first position")
    depart_burn = raised_scene["sequence"][1]
    arrive_burn = raised_scene["sequence"][3]
    r_depart = (r_peri, 0.0, 0.0)
    r_arrive = (-r_apo, 0.0, 0.0)
    if float(conic(r_depart, tuple(depart_burn["v_from"]), mu_e)["e"]) > 1.0e-5:
        return fail("departure burn does not start on the circular orbit")
    if not close(float(conic(r_depart, tuple(depart_burn["v_to"]), mu_e)["e"]), 1.0 / 3.0, 1.0e-4):
        return fail("departure burn does not end on the transfer")
    if not close(float(conic(r_arrive, tuple(arrive_burn["v_from"]), mu_e)["e"]), 1.0 / 3.0, 1.0e-4):
        return fail("arrival burn does not start on the transfer")
    if float(conic(r_arrive, tuple(arrive_burn["v_to"]), mu_e)["e"]) > 1.0e-5:
        return fail("arrival burn does not end on the circular orbit")
    mid_v = tuple(0.5 * (left + right) for left, right in zip(depart_burn["v_from"], depart_burn["v_to"]))
    mid = conic(r_depart, mid_v, mu_e)
    if not (0.05 < float(mid["e"]) < 0.28):
        return fail("the departure burn does not pass through a midway ellipse")
    if depart_burn.get("from_layer") != "depart" or arrive_burn.get("to_layer") != "arrive":
        return fail("burn morph is missing its orbit layers")
    epoch_km, _epoch_velocity, epoch_label = epoch_state(raised_scene)
    epoch_m = (epoch_km[0] * 1000.0, epoch_km[1] * 1000.0, epoch_km[2] * 1000.0)
    if epoch_label != "departure orbit" or not close(norm(epoch_m), r_peri, 1.0e-4) or epoch_m[2] >= 0.0:
        return fail("PNG epoch is not the spacecraft before the departure burn")
    try:
        velocities((1.0, 0.0, 0.0), (1.0000001, 0.0, 0.0), 0.1, 1.0, "short")
        return fail("a vanishing transfer angle was accepted")
    except ValueError:
        pass
    try:
        velocities((1.0, 0.0, 0.0), (0.0, 1.0, 0.0), 0.01, 1.0, "short")
        return fail("a time of flight below the single-revolution branch was accepted")
    except ValueError:
        pass
    with tempfile.TemporaryDirectory() as folder:
        path = Path(folder) / "check.png"
        html = Path(folder) / "check.html"
        scene = scene_payload(quarter)
        write_plot(path, scene)
        write_viewer_html(html, scene)
        text = html.read_text(encoding="utf-8")
        if not path.is_file() or path.stat().st_size < 1000:
            return fail("check plot was not written")
        if (
            PLOT_TITLE not in text
            or "__THREE_SOURCE__" in text
            or "__SCENE_JSON__" in text
            or "__AXIS_CAPTION__" in text
            or "Reset camera" not in text
        ):
            return fail("viewer placeholders were not filled")
        if scene["title"] != PLOT_TITLE or not scene["layers"] or scene["sequence"][0]["kind"] != "coast":
            return fail("viewer scene is missing the orbit coast")
        if len(scene["layers"][0]["polylines"][0]) < 100:
            return fail("transfer ellipse was not sampled")
    print("check: pass")
    print_kv("v1y_quarter", quarter["v1y_m_s"])
    print_kv("v_peri_hohmann", hohmann["v1z_m_s"])
    return 0


def parse_vector(args: argparse.Namespace, prefix: str) -> Vec:
    values = [getattr(args, f"{prefix}{axis}") for axis in ("x", "y", "z")]
    if any(value is None for value in values):
        raise ValueError(f"requires --{prefix}x, --{prefix}y, and --{prefix}z")
    if any(not math.isfinite(value) for value in values):
        raise ValueError(f"{prefix} components must be finite")
    return (float(values[0]), float(values[1]), float(values[2]))


def parse_args(argv: list[str] | None = None) -> argparse.Namespace:
    parser = argparse.ArgumentParser(description="Single-revolution Lambert transfer.")
    parser.add_argument("--r1x", type=float, default=None, help="r1 x component [m]")
    parser.add_argument("--r1y", type=float, default=None, help="r1 y component [m]")
    parser.add_argument("--r1z", type=float, default=None, help="r1 z component [m]")
    parser.add_argument("--r2x", type=float, default=None, help="r2 x component [m]")
    parser.add_argument("--r2y", type=float, default=None, help="r2 y component [m]")
    parser.add_argument("--r2z", type=float, default=None, help="r2 z component [m]")
    parser.add_argument("--tof", type=float, default=None, help="time of flight [s]")
    parser.add_argument("--mu", type=float, default=None, help="gravitational parameter [m^3/s^2]")
    parser.add_argument("--R0", type=float, default=None, help="planetary radius used only for the default mu [m]")
    parser.add_argument("--way", choices=("short", "long"), default="short", help="short or long way")
    parser.add_argument("--v1circ", type=float, default=None, help="parking circular speed at r1 [m/s]")
    parser.add_argument("--v2circ", type=float, default=None, help="parking circular speed at r2 [m/s]")
    parser.add_argument("--out", type=Path, default=None, help="PNG path")
    parser.add_argument("--html", action="store_true", help="write the optional HTML 3D viewer beside the PNG")
    parser.add_argument("--open", action="store_true", help="open the HTML viewer in a browser")
    parser.add_argument("--check", action="store_true", help="run built-in consistency checks")
    return parser.parse_args(argv)


def gravitational_parameter(args: argparse.Namespace) -> tuple[float, str]:
    if args.mu is not None:
        if args.R0 is not None:
            raise ValueError("pass --mu or --R0, not both")
        return args.mu, "flag"
    radius = R0_EARTH if args.R0 is None else args.R0
    if radius <= 0.0 or not math.isfinite(radius):
        raise ValueError("--R0 must be finite and > 0")
    source = "earth_default" if args.R0 is None else "R0"
    return G0 * radius * radius, source


def main(argv: list[str] | None = None) -> int:
    args = parse_args(argv)
    if args.check:
        return run_check()
    try:
        r1 = parse_vector(args, "r1")
        r2 = parse_vector(args, "r2")
        if args.tof is None:
            raise ValueError("requires --tof")
        mu, mu_source = gravitational_parameter(args)
        result = solve(r1, r2, args.tof, mu, args.way, args.v1circ, args.v2circ)
    except ValueError as exc:
        print(f"error: {exc}", file=sys.stderr)
        return 2
    out_path = args.out if args.out is not None else SKILL_DIR / "lambert_transfer.png"
    html_path = out_path.with_suffix(".html") if args.html or args.open else None
    try:
        scene = scene_payload(result)
        write_plot(out_path, scene)
        if html_path is not None:
            write_viewer_html(html_path, scene)
    except (OSError, ValueError) as exc:
        print(f"error: {exc}", file=sys.stderr)
        return 2
    emit(result, out_path, html_path, mu_source)
    if args.open and html_path is not None:
        import webbrowser

        webbrowser.open(html_path.resolve().as_uri())
    return 0


if __name__ == "__main__":
    sys.exit(main())
